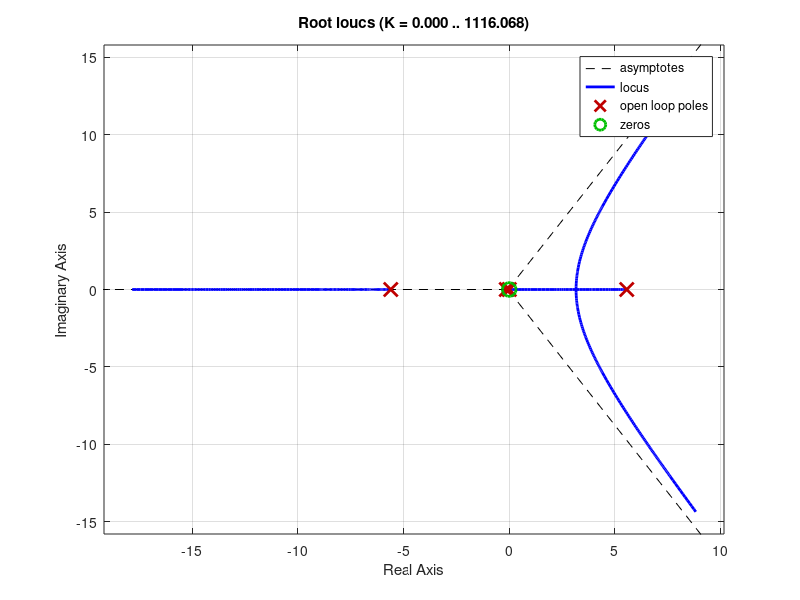

This chart was generated by the following MATLAB code: (Note: this script raises an error after producing the figure.)
%modello in SS
%grandezze fisiche
M=0.5;
m=0.2;
b=0.1;
l=0.3;
i=0.006;
g=9.8;

%modello come fdt
q=(M+m)*(i+m*l^2)-(m*l)^2;
num=[m*l/q 0];
den=[1 b*(i+m*l^2)/q -(M+m)*m*g*l/q -b*m*g*l/q];
pend=tf(num,den);

t=[0:0.001:1];
impulse(pend,t)
rlocus(pend)

%rete correttrice per luogo radici
contr=tf(1,[1 0]);
rlocus(contr*pend);
%sigrid(0.92) comando obsoleto

%aggiunta di poli e zeri
z1=3; z2=4; 
p1=0; %polo che compensa zero in origine
p2=60; %polo lontano

numc=conv([1 z2],[1 z1]);
denc=conv([1 p2],[1 p1]);
contr1=tf(num1,den1);
rlocus(contr1*pend)

[k,poles]=rlocfind(contr1*pend);
sys_cl=feedback(pend,contr1*k);
impulse(sys_cl)


